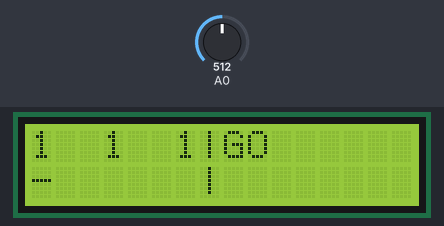
Recording of a sketch running on a simulated Arduino Uno, built with avr-gcc and run on an emulated ATmega328P. Parts: 16×2 character LCD. Inputs (shaded band) come from the test bench; at power-on: A0 = 512. Random numbers use the default seed unless the sketch sets one.

Above: at 1.2 s.
1.3 s: A0 set to 306
At 1.8 s:
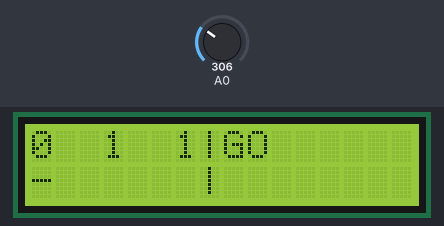
Timing chart, 0 to 4.3 s (numbered marks = the images above; inputs shaded):
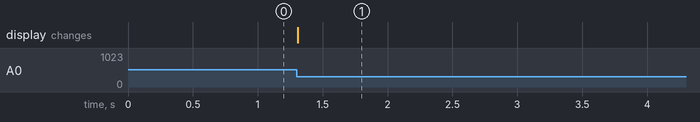

The sketch:

Random_nuber_example.ino
```cpp
#include <LiquidCrystal.h>
const int pin_RS = 8;
const int pin_EN = 9;
const int pin_d4 = 4;
const int pin_d5 = 5;
const int pin_d6 = 6;
const int pin_d7 = 7;
const int pin_BL = 10;
String Up = "Up";
String Down = "Down";
String Left = "Left";
String Right = "Right";
String Any = "Any";
String Sel = "Sel";
//Objects number (Change Size Only)
#define Size 10
int Pos[2*Size];
String obj[Size];
//*********************************
int val = 1;
int val2 = 1;
int val3 = 1;
bool stat = false;
LiquidCrystal lcd( pin_RS,  pin_EN,  pin_d4,  pin_d5,  pin_d6,  pin_d7);
void setup() {
 Serial.begin(9600);
 lcd.begin(16, 2);
 lcd.clear();
 //Setup default Pos & Val
 obj[0] = "1";
 obj[1] = "1";
 obj[2] = "-";
 obj[3] = "1";
 obj[4] = "|";
 obj[5] = "|";
 obj[6] = "GO";
 obj[7] = "";
 obj[8] = "";
 obj[9] = "";
 Pos[0] = 0;
 Pos[1] = 0;
 Pos[2] = 3;
 Pos[3] = 0;
 Pos[4] = 0;
 Pos[5] = 1;
 Pos[6] = 6;
 Pos[7] = 0;
 Pos[8] = 7;
 Pos[9] = 0;
 Pos[10] = 7;
 Pos[11] = 1;
 Pos[12] = 8;
 Pos[13] = 0;
 Pos[14] = 11;
 Pos[15] = 0;
 Pos[16] = 14;
 Pos[17] = 0;
 Pos[18] = 11;
 Pos[19] = 1;
 lcd.clear();
 Draw(obj,Pos);
 //*****************
}
void loop()
{
  if(GetKey(Up)and !stat)
  {
    if(Pos[4] == Pos[0])
    {
    val += 1;
    obj[0] = String(val);
    }
    else if(Pos[4] == Pos[2])
    {
    val2 += 1;
    obj[1] = String(val2);
    }
    else if(Pos[4] == Pos[6])
    {
    val3 += 1;
    obj[3] = String(val3);
    }
    Draw(obj,Pos);
    stat = GetKey(Up);
  }
  else if(GetKey(Down)and !stat)
  {
    if(Pos[4] == Pos[0])
    {
    val -= 1;
    obj[0] = String(val);
    }
    else if(Pos[4] == Pos[2])
    {
    val2 -= 1;
    obj[1] = String(val2);
    }
    else if(Pos[4] == Pos[6])
    {
    val3 -= 1;
    obj[3] = String(val3);
    }
    Draw(obj,Pos);
    stat = GetKey(Down);
  }
  else if(GetKey(Left)and !stat)
  {
    Pos[4] -=3;
    if(Pos[4] < 0)Pos[4] = 0;
    Draw(obj,Pos);
    stat = GetKey(Left);
  }
  else if(GetKey(Right)and !stat)
  {
    Pos[4] +=3;
    if(Pos[4] > 9)Pos[4] = 9;
    Draw(obj,Pos);
    stat = GetKey(Right);
  }
  else if(GetKey(Sel)and !stat)
  {
    if(Pos[4] == Pos[12]+1)
    {
      int ran = random(1,41);
      int ran2 = random(1,41);
      int ran3 = random(1,41);
      if(val == ran and val2 == ran2 and val3 == ran3)
      {
        obj[9] = "win";
      }
       else if(val == ran or val2 == ran2 or val3 == ran3)
      {
        int scr = 0;
        if(val == ran)scr+=1;
        if(val2 == ran2)scr+=1;
        if(val3 == ran3)scr+=1;
        obj[9] = "win"+String(scr);
      }
      else
      {
        obj[9] = "Loose";
      }
      obj[6] = String(ran);
      obj[7] = String(ran2);
      obj[8] = String(ran3);
      Draw(obj,Pos);
    }
    stat = GetKey(Sel);
  }
  else if(!GetKey(Any))
  {
    stat = false;
  }
}

void Draw(String obj[],int pos[])
{
  lcd.clear();
  int Pc = 0;
    for(int i = 0;i < Size ;i++)
    {
    lcd.setCursor(pos[Pc],pos[Pc+1]);
    lcd.print(obj[i]);
    Pc += 2;
    }
}


bool GetKey(String Key)
{
  if(Key == Up)
  {
    if(analogRead(A0) >= 130 and analogRead(A0) <= 134)
    {
      return true;
    }
    else
    {
      return false;
    }
  }
  else if(Key == Sel)
  {
    if(analogRead(A0) > 718 and analogRead(A0) < 724 )
    {
      return true;
    }
    else
    {
      return false;
    }
  }
  else if(Key == Down)
  {
    if(analogRead(A0) > 300 and analogRead(A0) < 311 )
    {
      return true;
    }
    else
    {
      return false;
    }
  }
  else if(Key == Left)
  {
    if(analogRead(A0) > 474 and analogRead(A0) < 481 )
    {
      return true;
    }
    else
    {
      return false;
    }
  }
  else if(Key == Right)
  {
    if(analogRead(A0) >= 0 and analogRead(A0)<=5)
    {
      return true;
    }
    else
    {
      return false;
    }
  }
  else if(Key == Any)
  {
    if(GetKey(Up)or GetKey(Down) or GetKey(Left) or GetKey(Right)or GetKey(Sel))
    {
      return true;
    }
    else
    {
      return false;
    }
   }
}
```

Measured:
- after the input at 1.3 s, the display: changes at once (image 1)
